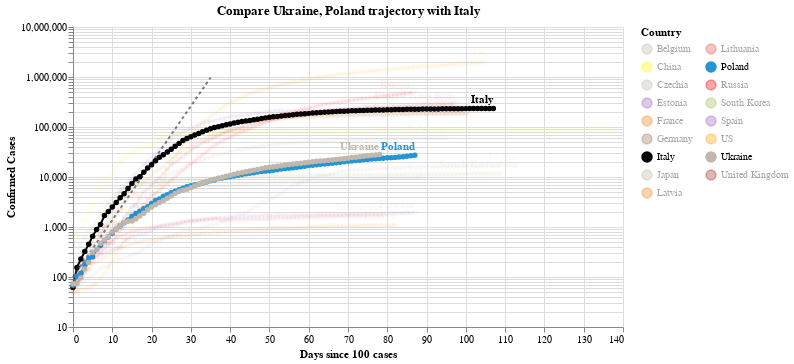

The notebook cell this image was saved under:
### Code cell
#hide_input
chart2 = make_since_chart(dff2, ['Ukraine', 'Poland'], baseline_countries)
chart2

### Figure 1 — Vega-Lite specification as saved in the notebook (floating-point values rounded to 4 significant figures; data arrays with more than 128 entries replaced by an {"elided": "..."} marker saying what was removed)
{"config": {"view": {"continuousWidth": 400, "continuousHeight": 300}}, "layer": [{"data": {"name": "data-628230001892d6798b50651be41d1b3e"}, "mark": {"type": "line", "color": "black", "opacity": 0.5, "strokeDash": [3, 3]}, "encoding": {"x": {"type": "quantitative", "field": "Days since 100 cases"}, "y": {"type": "quantitative", "field": "Confirmed Cases"}}}, {"data": {"name": "data-681c8d9c12e22b4f736da7411f818ec3"}, "mark": {"type": "line", "point": true}, "encoding": {"color": {"type": "nominal", "field": "Country", "legend": {"columns": 2}, "scale": {"domain": ["Belgium", "China", "Czechia", "Estonia", "France", "Germany", "Italy", "Japan", "Latvia", "Lithuania", "Poland", "Russia", "South Korea", "Spain", "US", "Ukraine", "United Kingdom"], "range": ["#C1B7AD", "yellow", "#C1B7AD", "#9467bd", "#F58518", "#9D755D", "black", "#C1B7AD", "#F58518", "#E45756", "#2495D3", "red", "#A1BA59", "#9467bd", "orange", "#C1B7AD", "brown"]}}, "opacity": {"condition": {"value": 1, "selection": "selector003"}, "value": 0.05}, "tooltip": [{"type": "nominal", "field": "Country"}, {"type": "temporal", "field": "Date"}, {"type": "quantitative", "field": "Confirmed Cases"}, {"type": "quantitative", "field": "Days since 100 cases"}], "x": {"type": "quantitative", "field": "Days since 100 cases"}, "y": {"type": "quantitative", "field": "Confirmed Cases", "scale": {"type": "log"}}}, "selection": {"selector003": {"type": "multi", "fields": ["Country"], "bind": "legend", "init": [{"Country": "Ukraine"}, {"Country": "Poland"}, {"Country": "Italy"}]}}, "width": 550}, {"data": {"name": "data-681c8d9c12e22b4f736da7411f818ec3"}, "mark": {"type": "text", "align": "right", "dy": -8, "fontWeight": "bold"}, "encoding": {"color": {"type": "nominal", "field": "Country", "legend": {"columns": 2}, "scale": {"domain": ["Belgium", "China", "Czechia", "Estonia", "France", "Germany", "Italy", "Japan", "Latvia", "Lithuania", "Poland", "Russia", "South Korea", "Spain", "US", "Ukraine", "United Kingdom"], "range": ["#C1B7AD", "yellow", "#C1B7AD", "#9467bd", "#F58518", "#9D755D", "black", "#C1B7AD", "#F58518", "#E45756", "#2495D3", "red", "#A1BA59", "#9467bd", "orange", "#C1B7AD", "brown"]}}, "opacity": {"condition": {"value": 1, "selection": "selector003"}, "value": 0.05}, "text": {"type": "nominal", "field": "Country"}, "tooltip": [{"type": "nominal", "field": "Country"}, {"type": "temporal", "field": "Date"}, {"type": "quantitative", "field": "Confirmed Cases"}, {"type": "quantitative", "field": "Days since 100 cases"}], "x": {"type": "quantitative", "field": "Days since 100 cases"}, "y": {"type": "quantitative", "field": "Confirmed Cases", "scale": {"type": "log"}}}, "transform": [{"filter": "(datum['Date'] >= 1591574400000)"}], "width": 550}], "title": "Compare Ukraine, Poland trajectory with Italy", "$schema": "https://vega.github.io/schema/vega-lite/v4.0.2.json", "datasets": {"data-628230001892d6798b50651be41d1b3e": [{"Days since 100 cases": 0, "Confirmed Cases": 100.0}, {"Days since 100 cases": 1, "Confirmed Cases": 130.0}, {"Days since 100 cases": 2, "Confirmed Cases": 169.0}, {"Days since 100 cases": 3, "Confirmed Cases": 219.7}, {"Days since 100 cases": 4, "Confirmed Cases": 285.6}, {"Days since 100 cases": 5, "Confirmed Cases": 371.3}, {"Days since 100 cases": 6, "Confirmed Cases": 482.7}, {"Days since 100 cases": 7, "Confirmed Cases": 627.5}, {"Days since 100 cases": 8, "Confirmed Cases": 815.7}, {"Days since 100 cases": 9, "Confirmed Cases": 1060.0}, {"Days since 100 cases": 10, "Confirmed Cases": 1379.0}, {"Days since 100 cases": 11, "Confirmed Cases": 1792.0}, {"Days since 100 cases": 12, "Confirmed Cases": 2330.0}, {"Days since 100 cases": 13, "Confirmed Cases": 3029.0}, {"Days since 100 cases": 14, "Confirmed Cases": 3937.0}, {"Days since 100 cases": 15, "Confirmed Cases": 5119.0}, {"Days since 100 cases": 16, "Confirmed Cases": 6654.0}, {"Days since 100 cases": 17, "Confirmed Cases": 8650.0}, {"Days since 100 cases": 18, "Confirmed Cases": 11250.0}, {"Days since 100 cases": 19, "Confirmed Cases": 14620.0}, {"Days since 100 cases": 20, "Confirmed Cases": 19000.0}, {"Days since 100 cases": 21, "Confirmed Cases": 24710.0}, {"Days since 100 cases": 22, "Confirmed Cases": 32120.0}, {"Days since 100 cases": 23, "Confirmed Cases": 41750.0}, {"Days since 100 cases": 24, "Confirmed Cases": 54280.0}, {"Days since 100 cases": 25, "Confirmed Cases": 70560.0}, {"Days since 100 cases": 26, "Confirmed Cases": 91730.0}, {"Days since 100 cases": 27, "Confirmed Cases": 119300.0}, {"Days since 100 cases": 28, "Confirmed Cases": 155000.0}, {"Days since 100 cases": 29, "Confirmed Cases": 201500.0}, {"Days since 100 cases": 30, "Confirmed Cases": 262000.0}, {"Days since 100 cases": 31, "Confirmed Cases": 340600.0}, {"Days since 100 cases": 32, "Confirmed Cases": 442800.0}, {"Days since 100 cases": 33, "Confirmed Cases": 575600.0}, {"Days since 100 cases": 34, "Confirmed Cases": 748300.0}, {"Days since 100 cases": 35, "Confirmed Cases": 972800.0}], "data-681c8d9c12e22b4f736da7411f818ec3": {"elided": "1669 records"}}}
